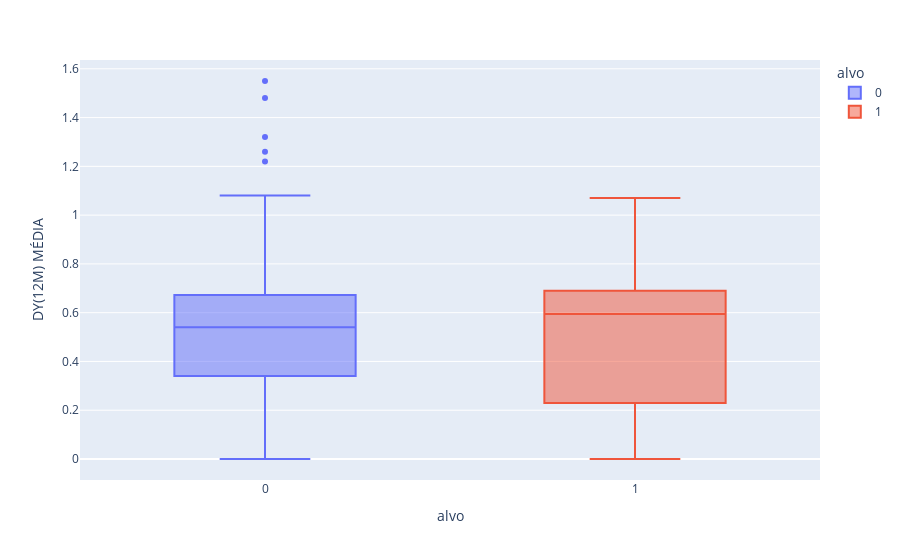

Notebook cell for this chart:
### Markdown cell above
## Dividend Yield (12M) MÉDIA

### Code cell
px.box(dfjoin,x='alvo',y='DY(12M) MÉDIA',color='alvo')

### Figure 1 — Plotly figure (JSON) as saved in the notebook; plotly's stock layout.template omitted (floating-point values rounded to 4 significant figures)
{"data": [{"alignmentgroup": "True", "hovertemplate": "alvo=%{x}<br>DY(12M) MÉDIA=%{y}<extra></extra>", "legendgroup": "0", "marker": {"color": "#636efa"}, "name": "0", "notched": false, "offsetgroup": "0", "orientation": "v", "showlegend": true, "type": "box", "x": [0, 0, 0, 0, 0, 0, 0, 0, 0, 0, 0, 0, 0, 0, 0, 0, 0, 0, 0, 0, 0, 0, 0, 0, 0, 0, 0, 0, 0, 0, 0, 0, 0, 0, 0, 0, 0, 0, 0, 0, 0, 0, 0, 0, 0, 0, 0, 0, 0, 0, 0, 0, 0, 0, 0, 0, 0, 0, 0, 0, 0, 0, 0, 0, 0, 0, 0, 0, 0, 0, 0, 0, 0, 0, 0, 0, 0, 0, 0, 0, 0, 0, 0, 0, 0, 0, 0, 0, 0, 0, 0, 0, 0, 0, 0, 0, 0, 0, 0, 0, 0, 0, 0, 0, 0, 0, 0, 0, 0, 0, 0, 0, 0, 0, 0, 0, 0, 0, 0, 0, 0, 0, 0, 0, 0], "x0": " ", "xaxis": "x", "y": [0.49, 0, 0.57, 0, 0.99, 0.71, 0.08, 0.61, 0.75, 0.7, 0.47, 0.68, 1.26, 0.62, 0.64, 0.65, 0.21, 0.71, 0, 0.63, 0, 0.83, 0.22, 0.77, 0, 0.38, 0.5, 0.65, 1.08, 0.54, 0.63, 0.81, 0.56, 0, 0.42, 0.72, 0.5, 0.6, 0, 0.65, 0.84, 0.57, 0.63, 0, 0.49, 0.44, 0.47, 0.55, 0, 0.57, 0.02, 0.65, 0.54, 0.48, 0.53, 0.56, 0.58, 0.77, 0.47, 0.54, 0.84, 0.98, 0.76, 0.65, 0, 0.48, 0.63, 0, 0.81, 0, 0, 0, 0.51, 0.88, 0.46, 0.5, 0.41, 1.22, 0, 1.48, 0.67, 0.56, 0.48, 0.71, 0.7, 0, 0.57, 0, 0.71, 0.56, 0.34, 1.55, 0.51, 0, 0.52, 0.58, 0.71, 0, 0.53, 0.56, 0, 0.4, 0.77, 0.34, 1.32, 0.68, 0.45, 0.36, 0.41, 0.42, 0.72, 0, 0, 0.57, 0.42, 0.5, 0.69, 0, 0.53, 0, 0, 0.6, 0.61, 0.54, 0], "y0": " ", "yaxis": "y"}, {"alignmentgroup": "True", "hovertemplate": "alvo=%{x}<br>DY(12M) MÉDIA=%{y}<extra></extra>", "legendgroup": "1", "marker": {"color": "#EF553B"}, "name": "1", "notched": false, "offsetgroup": "1", "orientation": "v", "showlegend": true, "type": "box", "x": [1, 1, 1, 1, 1, 1, 1, 1, 1, 1, 1, 1, 1, 1, 1, 1, 1, 1, 1, 1, 1, 1, 1, 1, 1, 1], "x0": " ", "xaxis": "x", "y": [0.23, 0.68, 0.69, 0, 0, 0.77, 0.59, 0.67, 0.66, 0.55, 0.26, 0.33, 0.48, 0.6, 0, 0.69, 0, 0.61, 0.09, 0.71, 0, 0.7, 0.68, 0.23, 0.74, 1.07], "y0": " ", "yaxis": "y"}], "layout": {"boxmode": "overlay", "legend": {"title": {"text": "alvo"}, "tracegroupgap": 0}, "margin": {"t": 60}, "xaxis": {"anchor": "y", "categoryarray": [0, 1], "categoryorder": "array", "domain": [0, 1], "title": {"text": "alvo"}}, "yaxis": {"anchor": "x", "domain": [0, 1], "title": {"text": "DY(12M) MÉDIA"}}}}
